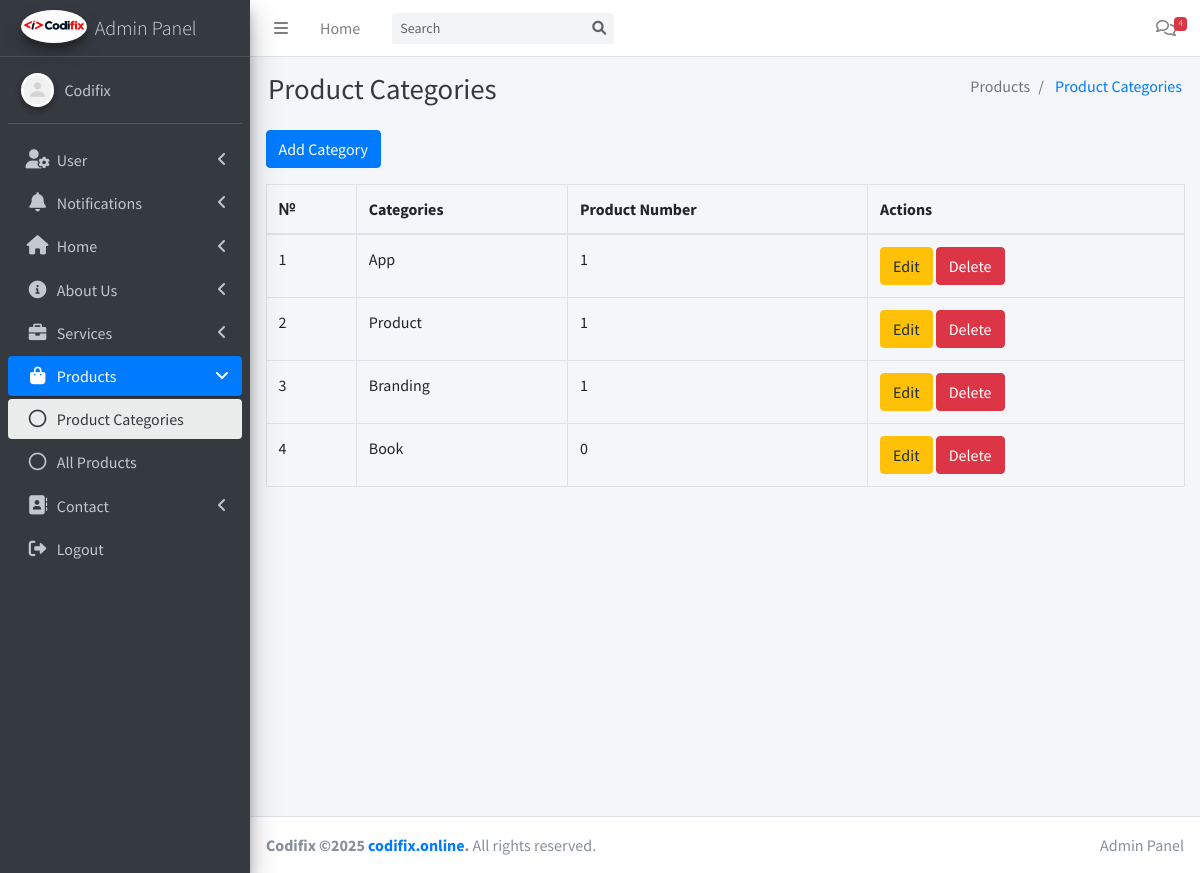
The app's page /admin/category.php (signed in) with its own data.
### tables this page shows
CREATE TABLE `category` (
  `id` int(11) NOT NULL,
  `category_name` varchar(255) NOT NULL
);

### config.php (called while the page is built, shortened)
<?php
class Database
{
    private $conn;
    public function __construct()
    {
        $servername = "localhost";
        $username = "root";
        $password = "";
        $dbname = "business_website";
        $this->conn = new mysqli($servername, $username, $password, $dbname);
    }
    function eQuery($sql, $params = [])
    {
        if ($stmt = $this->conn->prepare($sql)) {
            if ($stmt->execute()) {
                if (strpos($sql, 'SELECT') === 0) {
                    $result = $stmt->get_result();
                    return $result->fetch_all(MYSQLI_ASSOC);
                }
                return true;
            } else {
                error_log("ERROR: " . $stmt->error);
                return false;
            }
        } else {
            error_log("ERROR: " . $this->conn->error);
            return false;
        }
    }
}

### admin/check.php (called while the page is built, shortened)
<?php
include '../config.php';
$query = new Database();

### admin/category.php (the view, shortened to what this page needs)
<?php
include 'check.php';
$categories = $query->eQuery('SELECT
    c.id,
    c.category_name,
    COUNT(p.id) AS product_count
FROM
    category c
LEFT JOIN
    products p ON c.id = p.category_id
GROUP BY
    c.id, c.category_name;
');
?>
<!DOCTYPE html>
<html lang="en">
<head>
    <?php include 'includes/css.php'; ?>
</head>
<body class="hold-transition sidebar-mini">
    <div class="wrapper">
        <?php include 'includes/header.php'; ?>
        <div class="content-wrapper">
            <section class="content">
                <div class="container-fluid">
                    <div class="row">
                        <div class="col-md-12">
                            <button type="button" class="btn btn-primary mb-3" data-toggle="modal"
                                data-target="#addCategoryModal" id="addCategoryLabel">
                                Add Category
                            </button>
                            <table class="table table-bordered">
                                <thead>
                                    <tr>
                                        <th>№</th>
                                        <th>Categories</th>
                                        <th>Product Number</th>
                                        <th>Actions</th>
                                    </tr>
                                </thead>
                                <tbody>
                                    <?php foreach ($categories as $index => $category): ?>
                                        <tr>
                                            <td><?php echo $index + 1; ?></td>
                                            <td><?php echo htmlspecialchars($category['category_name'], ENT_QUOTES, 'UTF-8'); ?>
                                            </td>
                                            <td><?php echo $category['product_count']; ?></td>
                                            <td>
                                                <button type="button" class="btn btn-warning" data-toggle="modal"
                                                    data-target="#editModal<?php echo $category['id']; ?>">Edit</button>
                                                <button type="button" class="btn btn-danger"
                                                    onclick="deleteCategory(<?php echo $category['id']; ?>);">Delete</button>
                                            </td>
                                        </tr>
                                    <?php endforeach; ?>
                                </tbody>
                            </table>
                        </div>
                    </div>
                </div>
            </section>
        </div>
        <?php include 'includes/footer.php'; ?>
    </div>
</body>
</html>

### records on screen
category: category_name "App", product_count "1"
category: category_name "Product", product_count "1"
category: category_name "Branding", product_count "1"
category: category_name "Book", product_count "0"

### other values on screen
$message_count "4"
$pageTitle "Product Categories"
$item['title'] "Products"
$item['title'] "Product Categories"
$menuItem['menuTitle'] "User"
$menuItem['menuTitle'] "Notifications"
$menuItem['menuTitle'] "Home"
$menuItem['menuTitle'] "About Us"
$menuItem['menuTitle'] "Services"
$menuItem['menuTitle'] "Products"
$page['title'] "Product Categories"
$page['title'] "All Products"
$menuItem['menuTitle'] "Contact"
